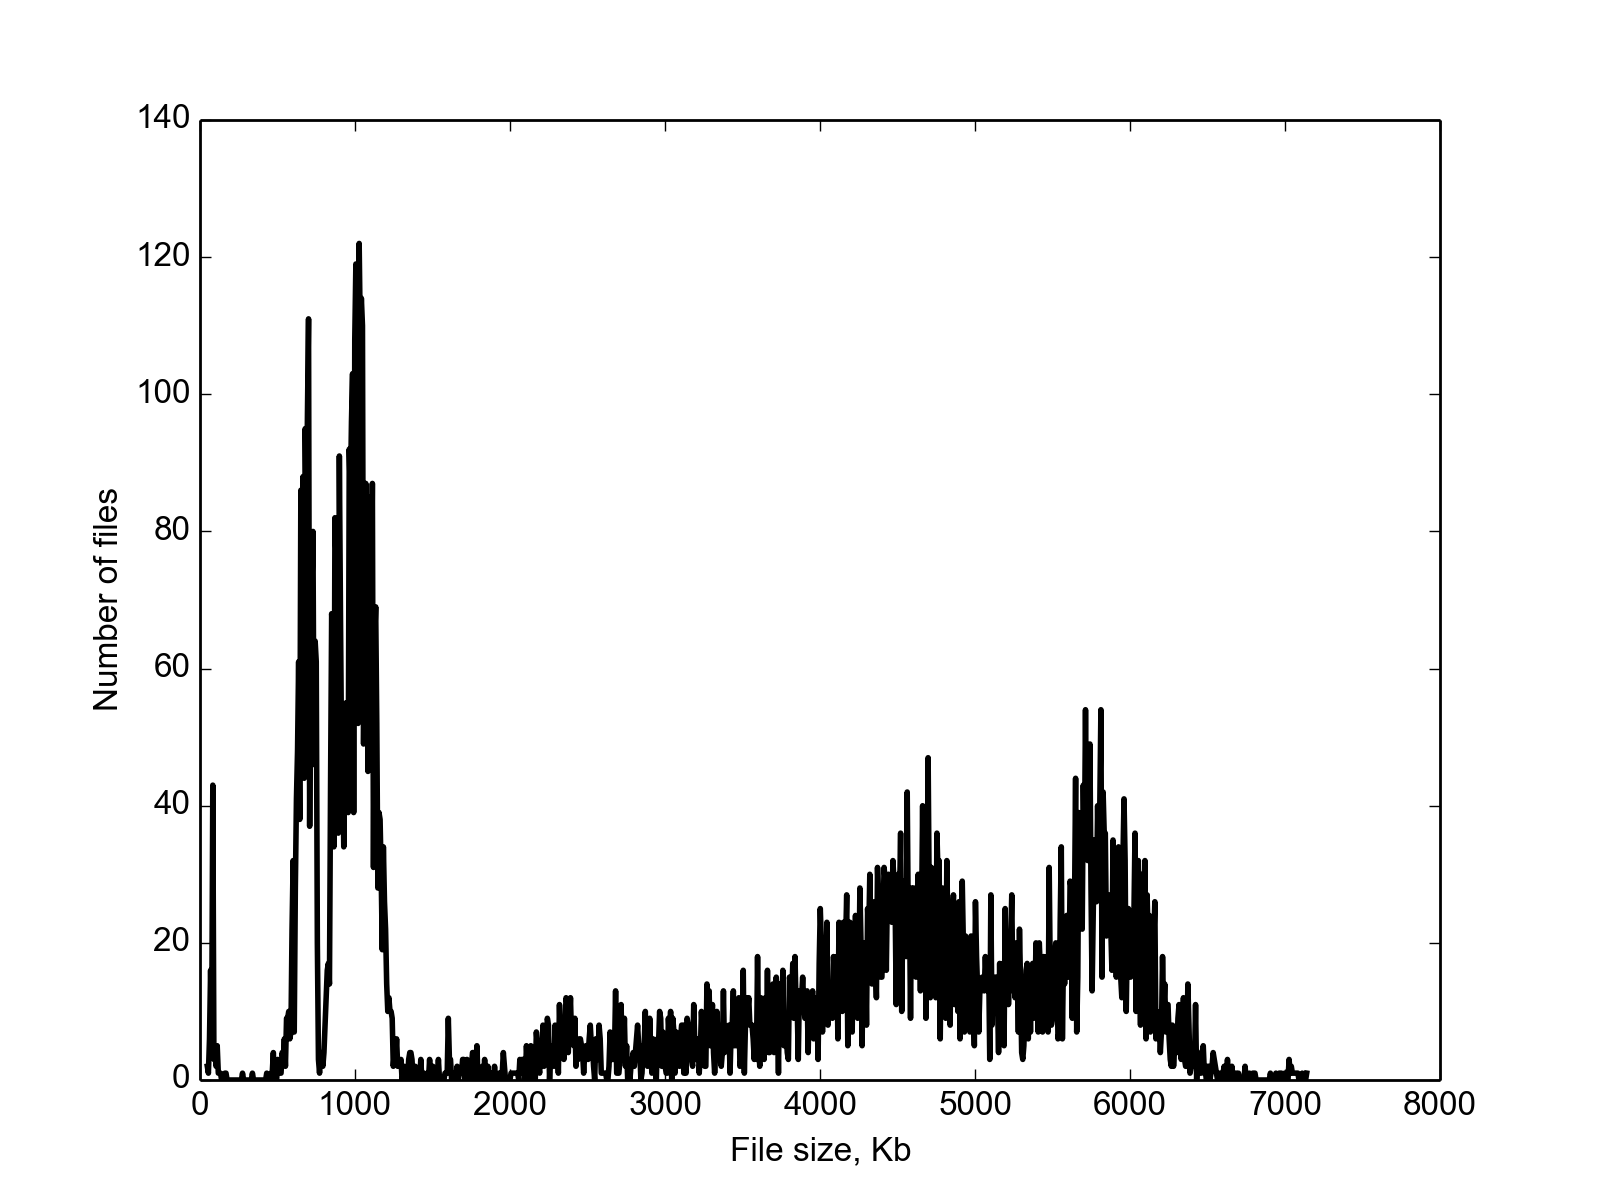

Here is the Python script that generated this plot:
#displays JPEG file size distribution in a personal photo collection
import numpy as np
import matplotlib.pyplot as plt

sizes=np.loadtxt("./jpeg-sizes.txt", int)
(b,v)=np.histogram(sizes,1000)
#x=np.arange(0,len(b),1.0)
f=plt.figure(1,dpi=200)
plt.plot(v[1:],b,c='black',lw=2.0)
plt.ylabel("Number of files")
plt.xlabel("File size, Kb")
plt.xlim((0,8000))
plt.savefig('jpeg-sizes.png',type='png',dpi=200)
plt.show()
